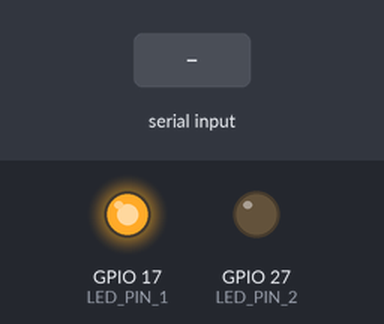
Bench run of a program on a simulated Raspberry Pi (BCM pin numbers). On the bench: output pins drawn as LEDs (lit = HIGH). The inputs (shaded band) are chosen by the test bench. Random numbers come from a fixed seed; the clock reads 2024-03-15 10:24:30 at power-on unless the program sets it; what the program prints to the terminal is not drawn.

Above: at 0.1 s.
At 2.4 s:
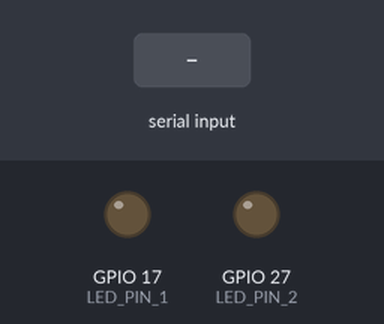
2.5 s: "1" typed at the terminal, then Enter
At 3.8 s:
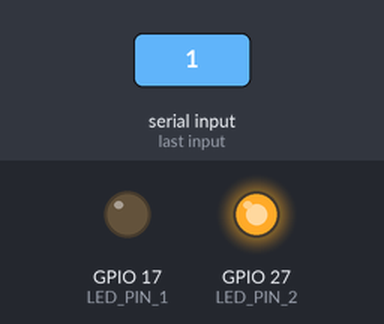
Timing chart, 0 to 6.7 s (numbered marks = the images above; inputs shaded):
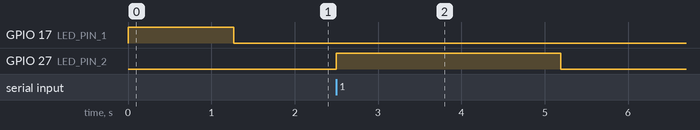

The program:

led_1.py
```python
import RPi.GPIO as GPIO
import time
import random

# GPIO 모드 설정
GPIO.setmode(GPIO.BCM)

# 사용할 핀 설정
LED_PIN_1 = 17
LED_PIN_2 = 27
GPIO.setup(LED_PIN_1, GPIO.OUT)
GPIO.setup(LED_PIN_2, GPIO.OUT)

# LED 켜고 끄는 함수
def blink_LED(led_pin):
    GPIO.output(led_pin, GPIO.HIGH)  # LED 켜기
    time.sleep(random.uniform(1, 3)) # 1~3초 대기
    GPIO.output(led_pin, GPIO.LOW)   # LED 끄기

# 키보드 입력 대기 함수
def wait_for_key_press():
    start_time = time.time()  # 현재 시간 저장
    input("LED가 꺼지면 Enter 키를 눌러주세요.")
    return time.time() - start_time  # 입력한 후 걸린 시간 계산

# 반응속도 테스트 실행 함수
def run_reaction_time_test():
    # 대기 메시지 출력
    print("반응속도 테스트를 시작합니다.")

    # 첫 번째 LED 깜빡이기
    blink_LED(LED_PIN_1)

    # 첫 번째 키보드 입력 대기
    reaction_time_1 = wait_for_key_press()

    # 대기 메시지 출력
    print("두 번째 테스트를 위해 대기합니다...")

    # 두 번째 LED 깜빡이기
    blink_LED(LED_PIN_2)

    # 두 번째 키보드 입력 대기
    reaction_time_2 = wait_for_key_press()

    # 결과 출력
    print("첫 번째 반응속도: %.3f초" % reaction_time_1)
    print("두 번째 반응속도: %.3f초" % reaction_time_2)

# 반응속도 테스트 실행
run_reaction_time_test()

# GPIO 리소스 정리
GPIO.cleanup()
```

Measured:
- after the input at 2.5 s, GPIO 27 (LED_PIN_2): LOW → HIGH at once, → LOW 2.7 s later
